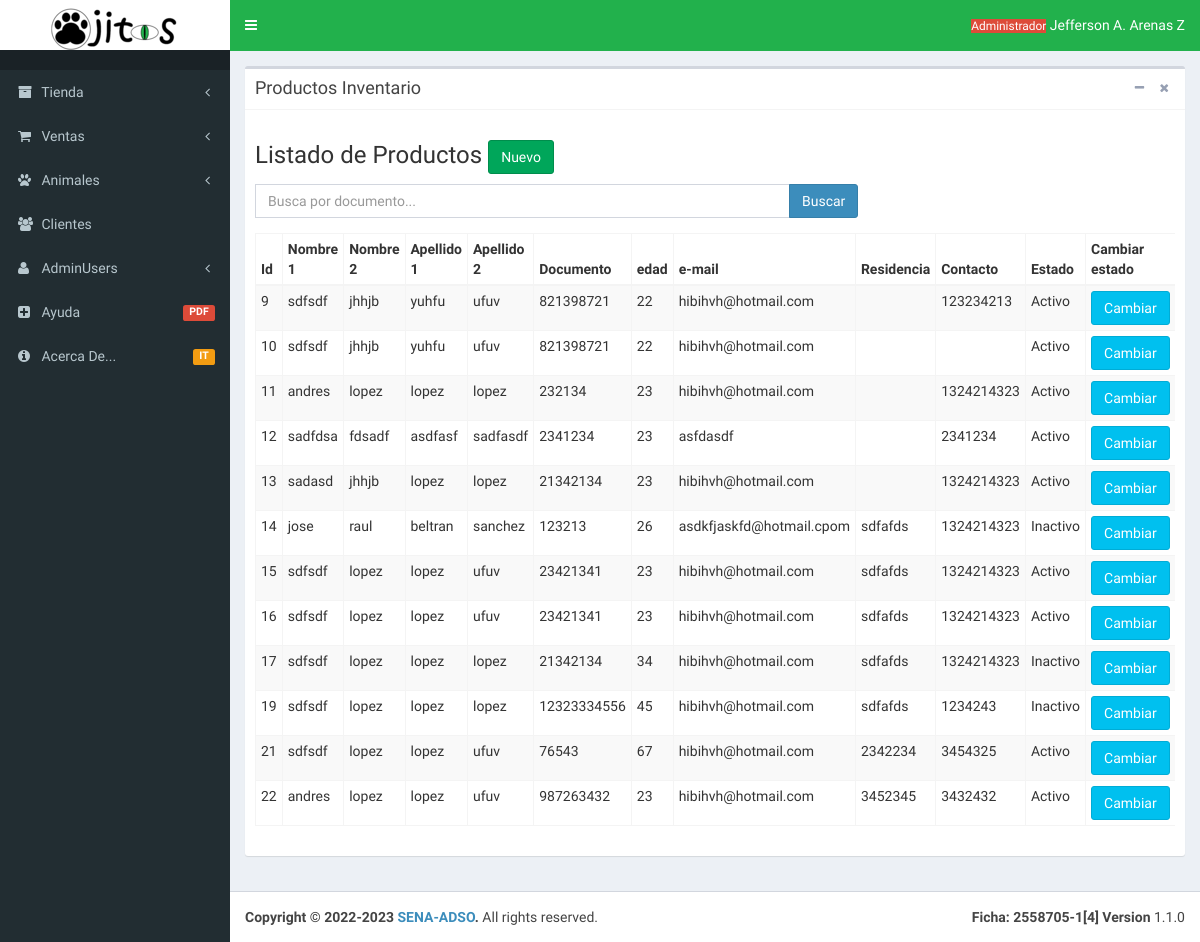
Page /Vista/html/Dashboard/InventarioClientes/ClientesAdmListado.php on the earlier database version.
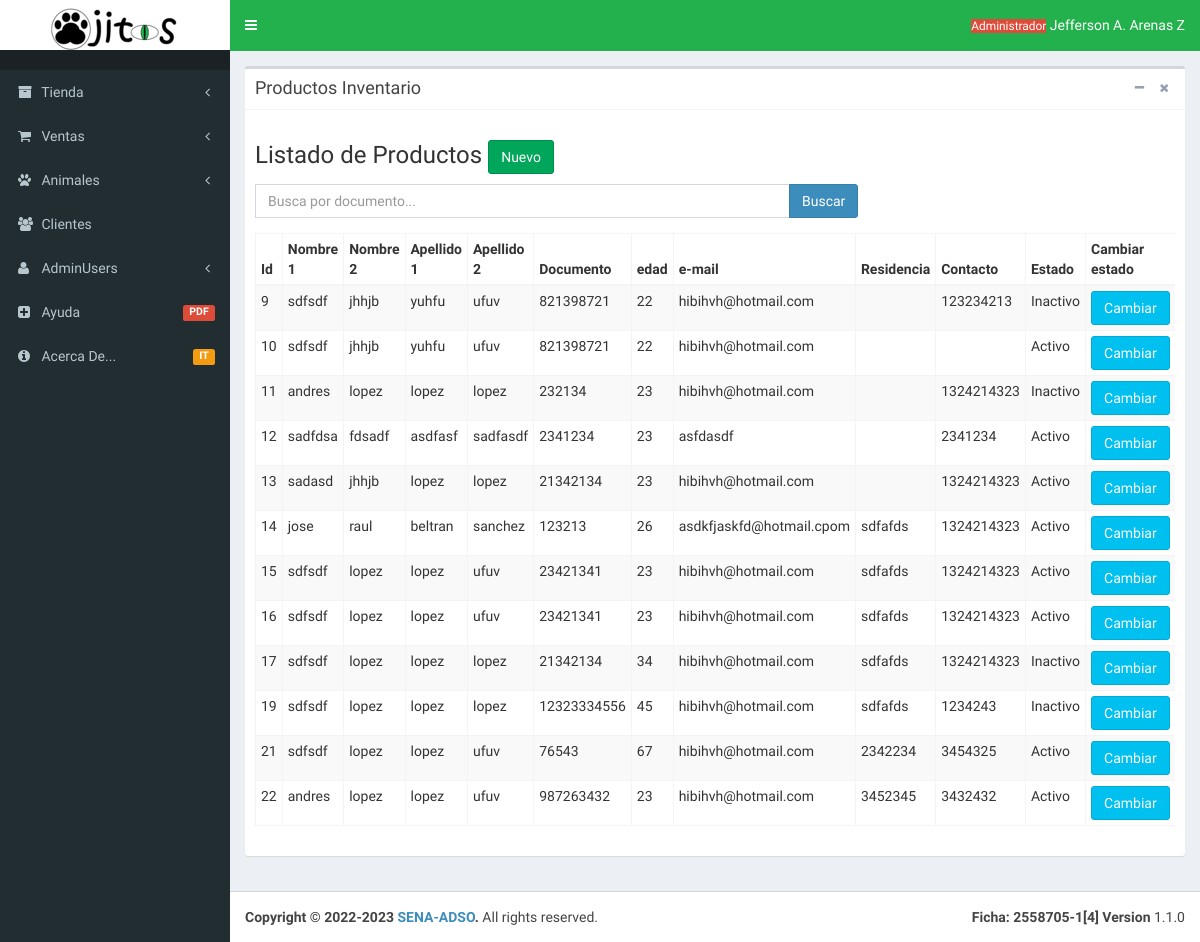
Same page on the later database version.
### tables this page shows
CREATE TABLE `cliente` (
  `idCliente` int(11) NOT NULL AUTO_INCREMENT,
  `prinombreCliente` varchar(45) NOT NULL,
  `segnombreCliente` varchar(45) NOT NULL,
  `priapellidoCliente` varchar(45) NOT NULL,
  `segapellidoCliente` varchar(45) NOT NULL,
  `documentoCliente` varchar(45) NOT NULL,
  `edadCliente` int(50) DEFAULT NULL,
  `mailCliente` varchar(100) NOT NULL,
  `addressCliente` varchar(100) NOT NULL,
  `numeroCelular` varchar(20) DEFAULT NULL,
  `passwordCliente` varchar(120) NOT NULL,
  `estado` enum('Activo','Inactivo') NOT NULL DEFAULT 'Activo',
  PRIMARY KEY (`idCliente`)
);

### Vista/html/Dashboard/InventarioClientes/ClientesAdmListado.php (the view, shortened to what the changed rows need)
<!DOCTYPE html>
<html>
<?php
    include 'C:\xampp\htdocs\Ojitos\Vista\html\HeaderSlider\headall.php';
    ?>
    <body class="hold-transition skin-blue sidebar-mini">
        <div class="wrapper">
 <?php
    include 'C:\xampp\htdocs\Ojitos\Vista\html\HeaderSlider\headerall.php';
    include 'C:\xampp\htdocs\Ojitos\Vista\html\HeaderSlider\slidermenuAdmin.php';
    ?>
            <div class="content-wrapper">
                <section class="content">
                    <div class="row">
                        <div class="col-md-12">
                            <div class="box">
                                <div class="box-body">
                                    <div class="row">
                                        <div class="col-md-12">
                                            <div class="row">
                                                <div class="col-lg-12 col-md-12 col-sm-12 col-xs-12">
                                                    <div class="table-responsive">
                                                        <table class="table table-striped table-bordered table-condensed table-hover">
                                                            <thead>
                                                            <th>Id</th>
                                                            <th>Nombre 1</th>
                                                            <th>Nombre 2</th>
                                                            <th>Apellido 1</th>
                                                            <th>Apellido 2</th>
                                                            <th>Documento</th>
                                                            <th>edad</th>
                                                            <th>e-mail</th>
                                                            <th>Residencia</th>
                                                            <th>Contacto</th>
                                                            <th>Estado</th>
                                                            <th>Cambiar estado</th>
                                                            </thead>
                                                            <?php
                                                            $inc = include("Conexion.php");
                                                            if ($inc) {
                                                                if (isset($_POST["enviar"])) {
                                                                    $buscar = $_POST["textbox"];
                                                                    $Result = "SELECT * FROM cliente WHERE documentoCliente LIKE '%$buscar%'";
                                                                    $buscarResult = mysqli_query($conexion, $Result);
                                                                    while ($row = $buscarResult->fetch_array()) {
                                                                        $idCliente = $row["idCliente"];
                                                                        $nombreCliente = $row["prinombreCliente"];
                                                                        $segundoNombre = $row["segnombreCliente"];
                                                                        $primerApellido = $row["priapellidoCliente"];
                                                                        $segundoApellido = $row["segapellidoCliente"];
                                                                        $documentoCliente = $row["documentoCliente"];
                                                                        $edadCliente = $row["edadCliente"];
                                                                        $email = $row["mailCliente"];
                                                                        $direccionCliente = $row["addressCliente"];
                                                                        $celularCliente = $row["numeroCelular"];
                                                                        $estadoCliente = $row["estado"];
                                                                        ?>
                                                                        <tr>
                                                                            <td><?php echo $idCliente ?>  </td>
                                                                            <td><?php echo $nombreCliente ?></td>
                                                                            <td><?php echo $segundoNombre ?></td>
                                                                            <td><?php echo $primerApellido ?></td>
                                                                            <td><?php echo $segundoApellido ?></td>
                                                                            <td><?php echo $documentoCliente ?>  </td>
                                                                            <td><?php echo $edadCliente ?></td>
                                                                            <td><?php echo $email ?></td>
                                                                            <td><?php echo $direccionCliente ?></td>
                                                                            <td><?php echo $celularCliente ?></td>
                                                                            <td><?php echo $estadoCliente ?></td>
                                                                            <td>
                                                                                <a href="updateEstadocliente.php?id=<?php echo $row ['idCliente']; ?> "><button class="btn btn-info">Cambiar</button></a></td>
                                                                            <td>    <a href="proadmlistadoEliminar.php?id=<?php echo $row ['idCliente']; ?>"><button class="btn btn-danger">Eliminar</button></a>
                                                                            </td>
                                                                        </tr>
                                                                        <?php
                                                                    }
                                                                } else {
                                                                    $traer = "SELECT * FROM cliente";
                                                                    $resultado = mysqli_query($conexion, $traer);
                                                                    if ($resultado) {
                                                                                    while ($row = $resultado->fetch_array()) {
                                                                                        $idCliente = $row["idCliente"];
                                                                                        $nombreCliente = $row["prinombreCliente"];
                                                                                        $segundoNombre = $row["segnombreCliente"];
                                                                                        $primerApellido = $row["priapellidoCliente"];
                                                                                        $segundoApellido = $row["segapellidoCliente"];
                                                                                        $documentoCliente = $row["documentoCliente"];
                                                                                        $edadCliente = $row["edadCliente"];
                                                                                        $email = $row["mailCliente"];
                                                                                        $direccionCliente = $row["addressCliente"];
                                                                                        $celularCliente = $row["numeroCelular"];
                                                                                        $estadoCliente = $row["estado"];
                                                                                        ?>
                                                                        <tr>
                                                                                            <td name="idClientes"><?php echo $idCliente ?>  </td>
                                                                                            <td><?php echo $nombreCliente ?></td>
                                                                                            <td><?php echo $segundoNombre ?></td>
                                                                                            <td><?php echo $primerApellido ?></td>
                                                                                            <td><?php echo $segundoApellido ?></td>
                                                                                            <td><?php echo $documentoCliente ?>  </td>
                                                                                            <td><?php echo $edadCliente ?></td>
                                                                                            <td><?php echo $email ?></td>
                                                                                            <td><?php echo $direccionCliente ?></td>
                                                                                            <td><?php echo $celularCliente ?></td>
                                                                                            <td ><?php echo $estadoCliente ?></td>
                                                                                            <td>
                                                                                                <a href="updateEstadocliente.php?id=<?php echo $row ['idCliente']; ?>"><button  name="Cambiar" class="btn btn-info">Cambiar</button></a></td>
                                                                                        </tr>
                                                                                        <?php
                                                                                    }
                                                                    }
                                                                }
                                                                ?>
                                                            </table>
                                                            <?php
                                                        }
                                                        ?>
                                                    </div>
                                                </div>
                                            </div>
                                        </div>
                                    </div>
                                </div>
                            </div>
                        </div>
                    </div>
            </div>
        </div>
</body>
</html>

Differences in the rows shown:
changed cliente id 9: estado "Activo" → "Inactivo"
changed cliente id 11: estado "Activo" → "Inactivo"
changed cliente "jose": estado "Inactivo" → "Activo"
